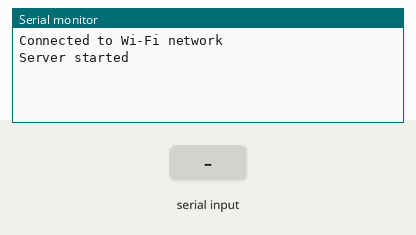
A sketch run on a simulated Arduino Uno, built with avr-gcc and run on an emulated ATmega328P. Parts: the last lines printed to the serial monitor. The test bench sets the inputs (shaded band). The modem accepts every AT command (registered, SIM ready, sends succeed) and sends nothing else.

Above: at 9.2 s.
9.3 s: "GET /\n" received over the second serial link
At 9.7 s:
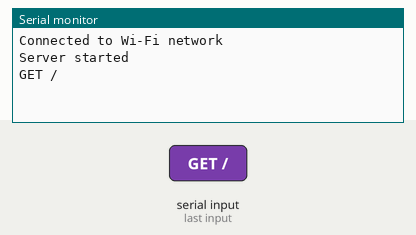
10.8 s: "1\n" received over the second serial link
At 12.0 s:
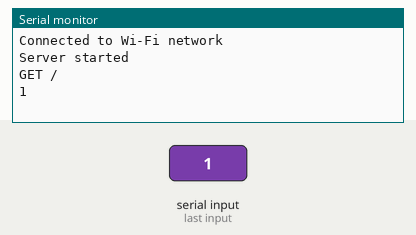

Measured:
- after the input at 9.3 s, the serial monitor: prints a new line at once (image 1)
- after the input at 10.8 s, the serial monitor: prints a new line at once (image 2)

The sketch:

wifitest.ino
```cpp
#include <SoftwareSerial.h>
SoftwareSerial espSerial(12, 13);  // RX, TX pins of the ESP01 module

const char* ssid = "LHBC_Student";  // your network SSID (name)
const char* password = "lhbc@symbiosis";  // your network password

void setup() {
  Serial.begin(9600);
  espSerial.begin(9600);

  // Connect to Wi-Fi network
  sendCommand("AT+CWJAP=\""+String(ssid)+"\",\""+String(password)+"\"", "OK", 5000);
  Serial.println("Connected to Wi-Fi network");

  // Start the server
  sendCommand("AT+CWMODE=3", "OK", 1000);
  sendCommand("AT+CIPMUX=1", "OK", 1000);
  sendCommand("AT+CIPSERVER=1,80", "OK", 1000);
  Serial.println("Server started");
}

void loop() {
  if (espSerial.available()) {
    // Check for incoming data
    String data = espSerial.readStringUntil('\r\n');
    Serial.println(data);

    // Check if the client has sent a request
    if (data.indexOf("GET /") >= 0) {
      // Send response to client
      espSerial.println("HTTP/1.1 200 OK");
      espSerial.println("Content-Type: text/html");
      espSerial.println("");
      espSerial.println("<html><body><h1>Hi</h1></body></html>");
    }
  }
}

// Helper function to send AT commands and check the response
void sendCommand(String command, String expectedResponse, int timeout) {
  espSerial.println(command);
  delay(timeout);
  while (espSerial.available()) {
    String response = espSerial.readStringUntil('\r\n');
    if (response.indexOf(expectedResponse) >= 0) {
      return;
    }
  }
}
```
